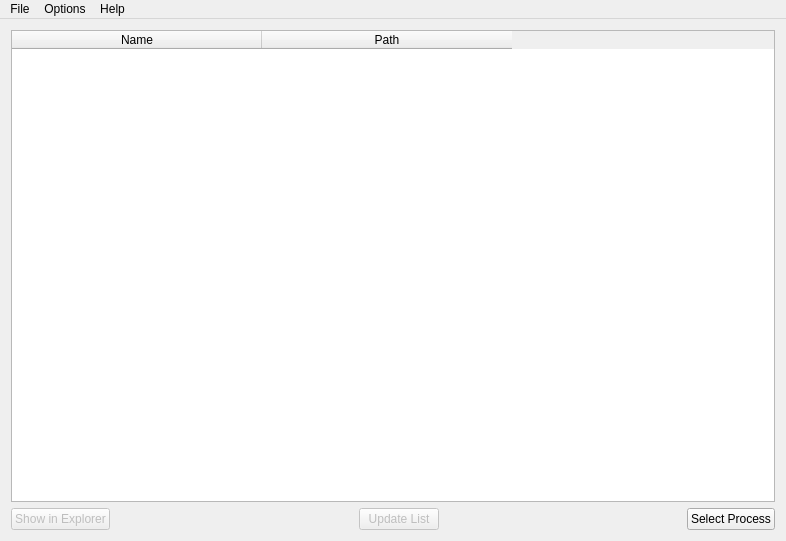
<?xml version="1.0" encoding="UTF-8"?>
<ui version="4.0">
 <class>MainWindow</class>
 <widget class="QMainWindow" name="MainWindow">
  <property name="geometry">
   <rect>
    <x>0</x>
    <y>0</y>
    <width>786</width>
    <height>541</height>
   </rect>
  </property>
  <widget class="QWidget" name="centralWidget">
   <layout class="QGridLayout" name="gridLayout">
    <item row="1" column="0">
     <layout class="QHBoxLayout" name="horizontalLayout">
      <item>
       <widget class="QPushButton" name="btnShowInExplorer">
        <property name="enabled">
         <bool>false</bool>
        </property>
        <property name="text">
         <string>Show in Explorer</string>
        </property>
        <property name="default">
         <bool>true</bool>
        </property>
       </widget>
      </item>
      <item>
       <spacer name="horizontalSpacer_2">
        <property name="orientation">
         <enum>Qt::Orientation::Horizontal</enum>
        </property>
        <property name="sizeHint" stdset="0">
         <size>
          <width>40</width>
          <height>20</height>
         </size>
        </property>
       </spacer>
      </item>
      <item>
       <widget class="QPushButton" name="btnUpdateList">
        <property name="enabled">
         <bool>false</bool>
        </property>
        <property name="text">
         <string>Update List</string>
        </property>
       </widget>
      </item>
      <item>
       <spacer name="horizontalSpacer">
        <property name="orientation">
         <enum>Qt::Orientation::Horizontal</enum>
        </property>
        <property name="sizeHint" stdset="0">
         <size>
          <width>40</width>
          <height>20</height>
         </size>
        </property>
       </spacer>
      </item>
      <item>
       <widget class="QPushButton" name="btnSelectProcess">
        <property name="text">
         <string>Select Process</string>
        </property>
       </widget>
      </item>
     </layout>
    </item>
    <item row="0" column="0">
     <widget class="QTableWidget" name="tableWidgetResult">
      <property name="editTriggers">
       <set>QAbstractItemView::EditTrigger::NoEditTriggers</set>
      </property>
      <property name="selectionMode">
       <enum>QAbstractItemView::SelectionMode::SingleSelection</enum>
      </property>
      <property name="selectionBehavior">
       <enum>QAbstractItemView::SelectionBehavior::SelectRows</enum>
      </property>
      <property name="verticalScrollMode">
       <enum>QAbstractItemView::ScrollMode::ScrollPerPixel</enum>
      </property>
      <property name="horizontalScrollMode">
       <enum>QAbstractItemView::ScrollMode::ScrollPerPixel</enum>
      </property>
      <property name="wordWrap">
       <bool>false</bool>
      </property>
      <attribute name="horizontalHeaderDefaultSectionSize">
       <number>250</number>
      </attribute>
      <attribute name="verticalHeaderDefaultSectionSize">
       <number>24</number>
      </attribute>
      <column>
       <property name="text">
        <string>Name</string>
       </property>
      </column>
      <column>
       <property name="text">
        <string>Path</string>
       </property>
      </column>
     </widget>
    </item>
   </layout>
  </widget>
  <widget class="QMenuBar" name="menuBar">
   <property name="geometry">
    <rect>
     <x>0</x>
     <y>0</y>
     <width>786</width>
     <height>30</height>
    </rect>
   </property>
   <widget class="QMenu" name="menuFile">
    <property name="title">
     <string>File</string>
    </property>
    <addaction name="actionExit"/>
   </widget>
   <widget class="QMenu" name="menuHelp">
    <property name="title">
     <string>Help</string>
    </property>
    <addaction name="actionAboutQt"/>
    <addaction name="actionAboutSoftware"/>
   </widget>
   <widget class="QMenu" name="menuOptions">
    <property name="title">
     <string>Options</string>
    </property>
    <addaction name="actionShow_only_existing_objects"/>
   </widget>
   <addaction name="menuFile"/>
   <addaction name="menuOptions"/>
   <addaction name="menuHelp"/>
  </widget>
  <action name="actionAboutSoftware">
   <property name="text">
    <string>About Software</string>
   </property>
  </action>
  <action name="actionExit">
   <property name="text">
    <string>Exit</string>
   </property>
  </action>
  <action name="actionAboutQt">
   <property name="text">
    <string>About Qt</string>
   </property>
  </action>
  <action name="actionRussian">
   <property name="icon">
    <iconset>
     <normaloff>:/res/flag_ru.png</normaloff>:/res/flag_ru.png</iconset>
   </property>
   <property name="text">
    <string notr="true">Русский</string>
   </property>
   <property name="iconText">
    <string notr="true">Русский</string>
   </property>
   <property name="toolTip">
    <string notr="true">Русский</string>
   </property>
  </action>
  <action name="actionEnglish">
   <property name="icon">
    <iconset>
     <normaloff>:/res/flag_en_US.png</normaloff>:/res/flag_en_US.png</iconset>
   </property>
   <property name="text">
    <string notr="true">English</string>
   </property>
   <property name="iconText">
    <string notr="true">English</string>
   </property>
   <property name="toolTip">
    <string notr="true">English</string>
   </property>
  </action>
  <action name="actionShow_only_existing_objects">
   <property name="checkable">
    <bool>true</bool>
   </property>
   <property name="checked">
    <bool>true</bool>
   </property>
   <property name="text">
    <string>Show only existing objects</string>
   </property>
  </action>
 </widget>
 <layoutdefault spacing="6" margin="11"/>
 <resources/>
 <connections/>
</ui>
